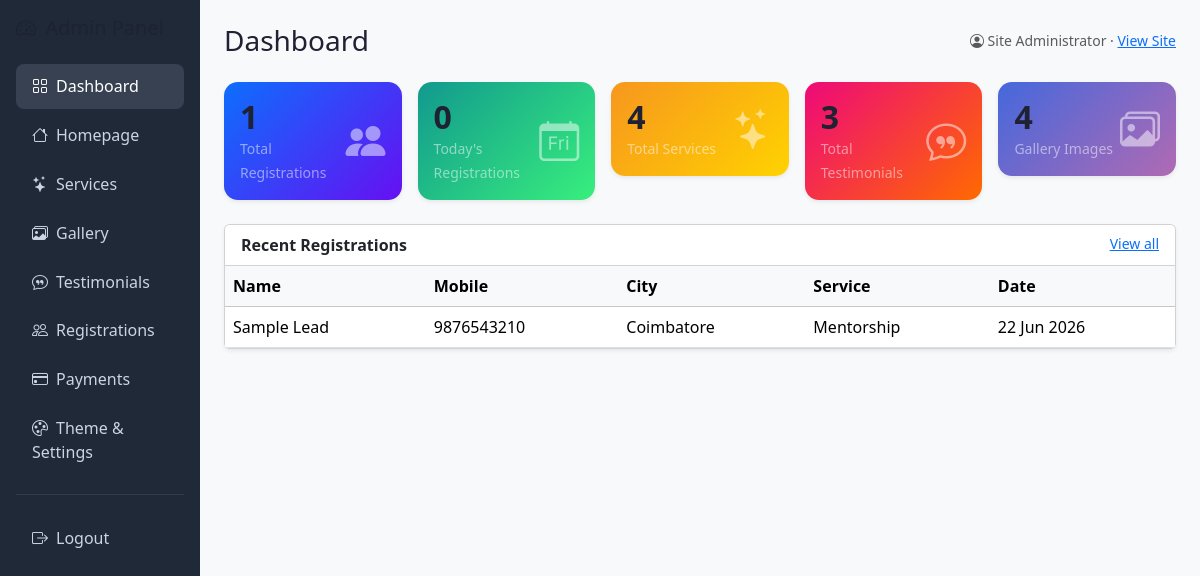
The page /admin/dashboard.php (signed in) on the database its author committed.
### tables this page shows
CREATE TABLE IF NOT EXISTS `registrations` (
  `id`                INT UNSIGNED NOT NULL AUTO_INCREMENT,
  `tenant_id`         INT UNSIGNED NOT NULL,
  `full_name`         VARCHAR(150) NOT NULL,    
  `mobile`            VARCHAR(20) NOT NULL,     
  `email`             VARCHAR(190) NULL,
  `child_name`        VARCHAR(150) NULL,
  `grade`             VARCHAR(60) NULL,
  `syllabus`          VARCHAR(60) NULL,
  `city`              VARCHAR(120) NULL,
  `heard_about`       VARCHAR(60) NULL,
  `state`             VARCHAR(120) NULL,
  `profession`        VARCHAR(150) NULL,
  `interested_service` VARCHAR(190) NULL,
  `message`           TEXT NULL,                
  `created_at`        TIMESTAMP NOT NULL DEFAULT CURRENT_TIMESTAMP,
  PRIMARY KEY (`id`),
  KEY `idx_reg_tenant` (`tenant_id`),
  KEY `idx_reg_created` (`created_at`),
  CONSTRAINT `fk_reg_tenant` FOREIGN KEY (`tenant_id`)
    REFERENCES `tenants` (`id`) ON DELETE CASCADE
);

### config/functions.php (called while the page is built, shortened)
<?php
require_once __DIR__ . '/db.php';
function e(?string $value): string
{
    return htmlspecialchars((string) $value, ENT_QUOTES, 'UTF-8');
}
function current_admin(): ?array
{
    return $_SESSION['admin'] ?? null;
}
function admin_tenant_id(): int
{
    $admin = current_admin();
    if ($admin && $admin['role'] === 'admin') {
        return (int) $admin['tenant_id'];
    }
    return $admin['tenant_id'] ?? tenant_id();
}

### config/db.php (called while the page is built, shortened)
<?php
function db(): PDO
{
    static $pdo = null;
    if ($pdo === null) {
        $dsn = sprintf('mysql:host=%s;dbname=%s;charset=%s', DB_HOST, DB_NAME, DB_CHARSET);
        $options = [
            PDO::ATTR_ERRMODE            => PDO::ERRMODE_EXCEPTION,
            PDO::ATTR_DEFAULT_FETCH_MODE => PDO::FETCH_ASSOC,
            PDO::ATTR_EMULATE_PREPARES   => false,
        ];
        try {
            $pdo = new PDO($dsn, DB_USER, DB_PASS, $options);
        } catch (PDOException $e) {
            http_response_code(500);
            exit('Database connection failed. Please try again later.');
        }
    }
    return $pdo;
}

### admin/dashboard.php (the view, shortened to what this page needs)
<?php
require_once __DIR__ . '/../config/functions.php';
$tid = admin_tenant_id();
function count_for(string $sql, int $tid): int {
    $stmt = db()->prepare($sql);
    $stmt->execute([$tid]);
    return (int) $stmt->fetchColumn();
}
$total_regs    = count_for('SELECT COUNT(*) FROM registrations WHERE tenant_id = ?', $tid);
$today_regs    = (function($tid){
    $stmt = db()->prepare('SELECT COUNT(*) FROM registrations WHERE tenant_id = ? AND DATE(created_at)=CURDATE()');
    $stmt->execute([$tid]); return (int)$stmt->fetchColumn();
})($tid);
$total_svc     = count_for('SELECT COUNT(*) FROM services WHERE tenant_id = ?', $tid);
$total_testi   = count_for('SELECT COUNT(*) FROM testimonials WHERE tenant_id = ?', $tid);
$total_gallery = count_for('SELECT COUNT(*) FROM gallery WHERE tenant_id = ?', $tid);
$recent = db()->prepare('SELECT * FROM registrations WHERE tenant_id = ? ORDER BY created_at DESC LIMIT 8');
$recent->execute([$tid]);
$recent = $recent->fetchAll();
include __DIR__ . '/inc/header.php';
$cards = [
  ['Total Registrations', $total_regs,    'bi-people-fill',  'linear-gradient(135deg,#0d6efd,#6610f2)'],
  ["Today's Registrations",$today_regs,   'bi-calendar-day', 'linear-gradient(135deg,#11998e,#38ef7d)'],
  ['Total Services',       $total_svc,     'bi-stars',        'linear-gradient(135deg,#f7971e,#ffd200)'],
  ['Total Testimonials',   $total_testi,   'bi-chat-quote',   'linear-gradient(135deg,#ee0979,#ff6a00)'],
  ['Gallery Images',       $total_gallery, 'bi-images',       'linear-gradient(135deg,#4568dc,#b06ab3)'],
];
?>
<div class="row g-3 mb-4">
  <?php foreach ($cards as $c): ?>
    <div class="col-sm-6 col-xl">
      <div class="card stat-card shadow-sm" style="background:<?= $c[3] ?>">
        <div class="card-body d-flex align-items-center justify-content-between">
          <div>
            <div class="h2 fw-bold mb-0"><?= (int)$c[1] ?></div>
            <small class="text-white-50"><?= e($c[0]) ?></small>
          </div>
          <i class="bi <?= $c[2] ?> fs-1 opacity-50"></i>
        </div>
      </div>
    </div>
  <?php endforeach; ?>
</div>
<div class="card shadow-sm">
  <div class="card-header bg-white"><strong>Recent Registrations</strong>
    <a href="registrations.php" class="float-end small">View all</a></div>
  <div class="table-responsive">
    <table class="table table-hover mb-0 align-middle">
      <thead class="table-light"><tr>
        <th>Name</th><th>Mobile</th><th>City</th><th>Service</th><th>Date</th></tr></thead>
      <tbody>
        <?php foreach ($recent as $r): ?>
          <tr>
            <td><?= e($r['full_name']) ?></td>
            <td><?= e($r['mobile']) ?></td>
            <td><?= e($r['city']) ?></td>
            <td><?= e($r['interested_service']) ?></td>
            <td><?= e(date('d M Y', strtotime($r['created_at']))) ?></td>
          </tr>
        <?php endforeach; ?>
      </tbody>
    </table>
  </div>
</div>
<?php include __DIR__ . '/inc/footer.php'; ?>

### assets/css/style.css (style rules this page uses)
:root { --brand-primary:#E8112D; --brand-secondary:#F2867D; --surface-pink:#FCEDEA; --nav-bg:#0d0d0f; --heading:#1f2233; }
body { font-family:"Poppins","Segoe UI",system-ui,-apple-system,sans-serif;color:#3a3a44; }
h1,h2,h3,h4,h5,.fw-bold { color:var(--heading); }
.stat-card { border-radius:14px;border:none;color:#fff; }

### rows shown on the page
registrations: full_name "Sample Lead", mobile "9876543210", city "Coimbatore", interested_service "Mentorship", created_at "22 Jun 2026"

### other values the page prints
$page_heading "Dashboard"
$admin['name'] "Site Administrator"
$c[1] "1"
$c[0] "Total Registrations"
$c[1] "0"
$c[0] "Today's Registrations"
$c[1] "4"
$c[0] "Total Services"
$c[1] "3"
$c[0] "Total Testimonials"
$c[0] "Gallery Images"
